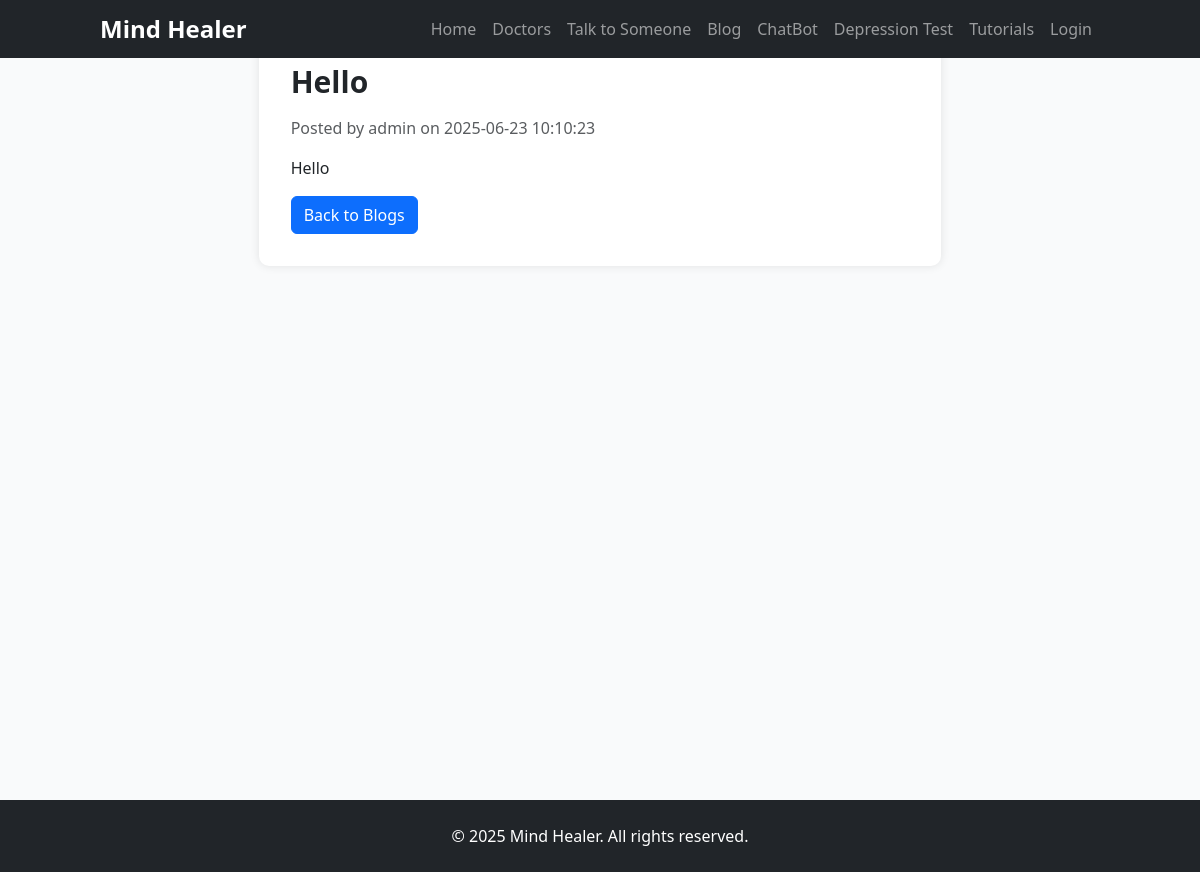
The page /view_blog.php?id=10 on the database its author committed.
### tables this page shows
CREATE TABLE `blogs` (
  `id` int(11) NOT NULL,
  `user_id` int(11) NOT NULL,
  `title` varchar(255) NOT NULL,
  `content` text NOT NULL,
  `created_at` timestamp NOT NULL DEFAULT current_timestamp()
);

CREATE TABLE `users` (
  `id` int(11) NOT NULL,
  `username` varchar(50) NOT NULL,
  `email` varchar(100) NOT NULL,
  `password` varchar(255) NOT NULL,
  `role` enum('user','doctor','admin') DEFAULT 'user',
  `created_at` timestamp NOT NULL DEFAULT current_timestamp()
);

### view_blog.php (the view, shortened to what this page needs)
<?php
include 'includes/db_connect.php';
$blog_id = $_GET['id'];
$stmt = $conn->prepare("SELECT b.id, b.title, b.content, b.created_at, u.username FROM blogs b JOIN users u ON b.user_id = u.id WHERE b.id = ?");
$stmt->bind_param("i", $blog_id);
$stmt->execute();
$blog = $stmt->get_result()->fetch_assoc();
?>
<!DOCTYPE html>
<html lang="en">
<head>
    <link href="https://cdn.jsdelivr.net/npm/bootstrap@5.3.3/dist/css/bootstrap.min.css" rel="stylesheet">
    <link href="https://cdn.jsdelivr.net/npm/tailwindcss@2.2.19/dist/tailwind.min.css" rel="stylesheet">
    <link href="css/styles.css" rel="stylesheet">
</head>
<body>
    <?php include 'includes/header.php'; ?>
    <section class="blog-container">
        <div class="container">
            <div class="row justify-content-center">
                <div class="col-md-8 blog-card">
                    <h1 class="text-3xl font-bold mb-3"><?php echo htmlspecialchars($blog['title']); ?></h1>
                    <p class="text-muted mb-3">Posted by <?php echo htmlspecialchars($blog['username']); ?> on <?php echo htmlspecialchars($blog['created_at']); ?></p>
                    <p><?php echo nl2br(htmlspecialchars($blog['content'])); ?></p>
                    <a href="blog.php" class="btn btn-primary mt-3">Back to Blogs</a>
                </div>
            </div>
        </div>
    </section>
    <?php include 'includes/footer.php'; ?>
</body>
</html>

### css/styles.css (style rules this page uses)
body, html { height: 100%; margin: 0; overflow-x: hidden; }

### view_blog.php (style rules this page uses)
.blog-container { padding: 2rem; background: #f9fafb; min-height: 100vh; }
.blog-card { background: white; padding: 2rem; border-radius: 10px; box-shadow: 0 0 10px rgba(0,0,0,0.1); }

### rows shown on the page
blogs: title "Hello", user.username "admin", created_at "2025-06-23 10:10:23", content "Hello"
